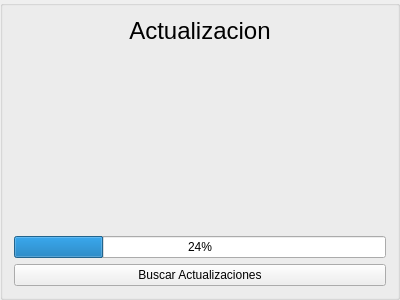
<?xml version="1.0" encoding="UTF-8"?>
<ui version="4.0">
 <class>FormIndexActulizar</class>
 <widget class="QGroupBox" name="FormIndexActulizar">
  <property name="geometry">
   <rect>
    <x>0</x>
    <y>0</y>
    <width>400</width>
    <height>300</height>
   </rect>
  </property>
  <property name="windowTitle">
   <string>GroupBox</string>
  </property>
  <layout class="QVBoxLayout" name="verticalLayout">
   <item>
    <widget class="QLabel" name="label">
     <property name="font">
      <font>
       <pointsize>18</pointsize>
      </font>
     </property>
     <property name="text">
      <string>Actualizacion</string>
     </property>
     <property name="alignment">
      <set>Qt::AlignCenter</set>
     </property>
    </widget>
   </item>
   <item>
    <spacer name="verticalSpacer">
     <property name="orientation">
      <enum>Qt::Vertical</enum>
     </property>
     <property name="sizeHint" stdset="0">
      <size>
       <width>20</width>
       <height>40</height>
      </size>
     </property>
    </spacer>
   </item>
   <item>
    <widget class="QProgressBar" name="progressbar">
     <property name="value">
      <number>24</number>
     </property>
    </widget>
   </item>
   <item>
    <widget class="QPushButton" name="pushButton">
     <property name="sizePolicy">
      <sizepolicy hsizetype="Expanding" vsizetype="Fixed">
       <horstretch>0</horstretch>
       <verstretch>0</verstretch>
      </sizepolicy>
     </property>
     <property name="baseSize">
      <size>
       <width>0</width>
       <height>30</height>
      </size>
     </property>
     <property name="text">
      <string>Buscar Actualizaciones</string>
     </property>
    </widget>
   </item>
  </layout>
 </widget>
 <resources/>
 <connections/>
</ui>
